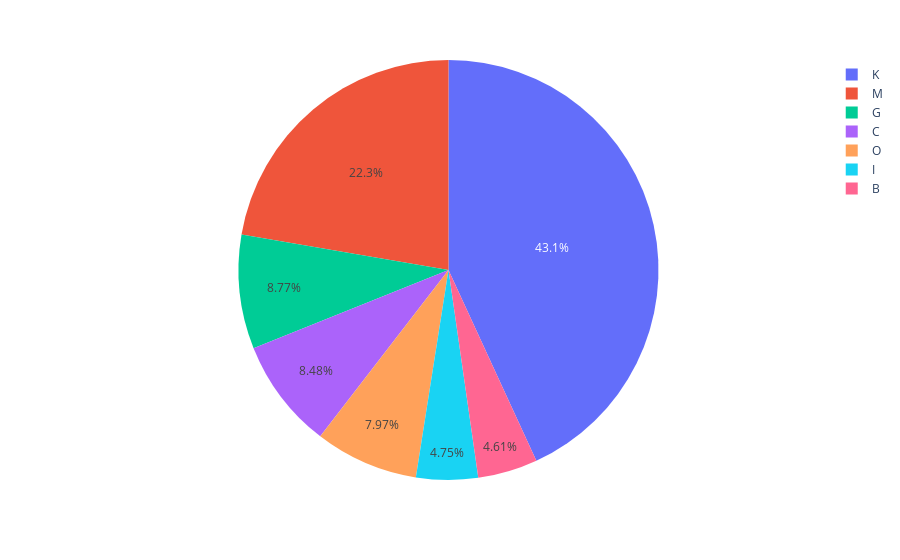

Source (notebook cell):
### Code cell
names=["K", "M", "G", "C", "O", "I", "B"]
px.pie(values=voltp.values, names=names)

### Figure 1 — Plotly figure (JSON) as saved in the notebook; plotly's stock layout.template omitted (floating-point values rounded to 4 significant figures)
{"data": [{"domain": {"x": [0, 1], "y": [0, 1]}, "hovertemplate": "label=%{label}<br>value=%{value}<extra></extra>", "labels": ["K", "M", "G", "C", "O", "I", "B"], "legendgroup": "", "name": "", "showlegend": true, "type": "pie", "values": [590, 305, 120, 116, 109, 65, 63]}], "layout": {"legend": {"tracegroupgap": 0}, "margin": {"t": 60}}}
